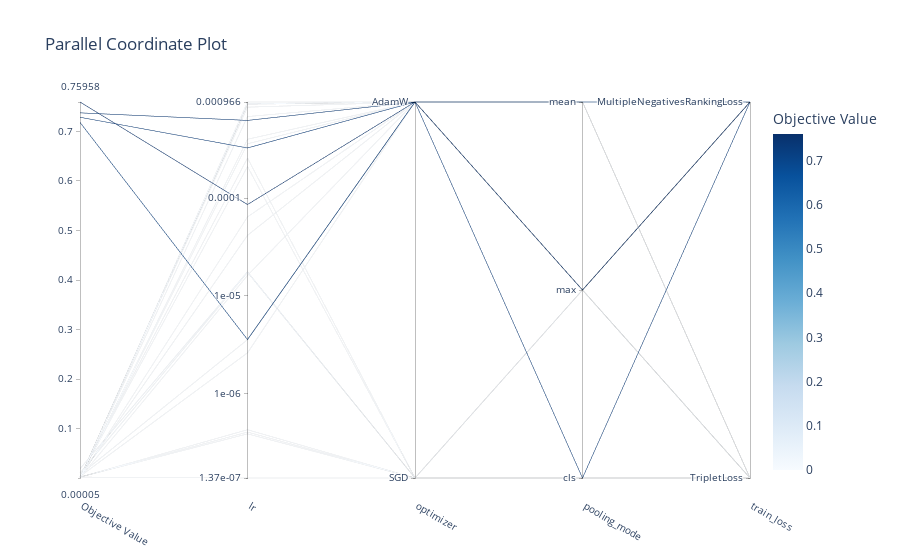

Here is the notebook cell this chart was saved with:
### Code cell
optuna.visualization.plot_parallel_coordinate(study)

### Figure 1 — Plotly figure (JSON) as saved in the notebook; plotly's stock layout.template omitted (floating-point values rounded to 4 significant figures)
{"data": [{"dimensions": [{"label": "Objective Value", "range": [5.28e-05, 0.7596], "values": [0.001815, 0.001816, 0.01006, 0.003304, 0.7287, 0.0008191, 0.001816, 0.00287, 0.01883, 0.001825, 0.7184, 0.003308, 0.003043, 0.006717, 0.0002958, 0.7596, 0.0001061, 9.798e-05, 0.7376, 0.0001032, 5.953e-05, 7.275e-05, 5.28e-05, 0.0001133, 0.0001269]}, {"label": "lr", "range": [-6.863, -3.015], "ticktext": ["1.37e-07", "1e-06", "1e-05", "0.0001", "0.000966"], "tickvals": [-6.863, -6, -5, -4, -3.015], "values": [-6.393, -6.863, -4.758, -3.589, -3.485, -4.79, -6.368, -3.676, -4.752, -6.411, -5.446, -5.582, -4.38, -5.447, -4.191, -4.064, -3.037, -3.164, -3.203, -3.068, -3.035, -3.015, -3.031, -3.396, -3.442]}, {"label": "optimizer", "range": [0, 1], "ticktext": ["SGD", "AdamW"], "tickvals": [0, 1], "values": [0, 0, 0, 0, 1, 1, 0, 0, 0, 0, 1, 1, 1, 1, 1, 1, 1, 1, 1, 1, 1, 1, 1, 1, 1]}, {"label": "pooling_mode", "range": [0, 2], "ticktext": ["cls", "max", "mean"], "tickvals": [0, 1, 2], "values": [0, 0, 1, 0, 0, 1, 0, 0, 1, 0, 2, 1, 2, 1, 1, 1, 1, 1, 1, 2, 2, 2, 2, 2, 2]}, {"label": "train_loss", "range": [0, 1], "ticktext": ["TripletLoss", "MultipleNegativesRankingLoss"], "tickvals": [0, 1], "values": [0, 0, 0, 0, 1, 0, 0, 0, 1, 0, 1, 0, 0, 0, 0, 1, 0, 0, 1, 0, 0, 0, 0, 0, 0]}], "labelangle": 30, "labelside": "bottom", "line": {"color": [0.001815, 0.001816, 0.01006, 0.003304, 0.7287, 0.0008191, 0.001816, 0.00287, 0.01883, 0.001825, 0.7184, 0.003308, 0.003043, 0.006717, 0.0002958, 0.7596, 0.0001061, 9.798e-05, 0.7376, 0.0001032, 5.953e-05, 7.275e-05, 5.28e-05, 0.0001133, 0.0001269], "colorbar": {"title": {"text": "Objective Value"}}, "colorscale": [[0, "rgb(247,251,255)"], [0.125, "rgb(222,235,247)"], [0.25, "rgb(198,219,239)"], [0.375, "rgb(158,202,225)"], [0.5, "rgb(107,174,214)"], [0.625, "rgb(66,146,198)"], [0.75, "rgb(33,113,181)"], [0.875, "rgb(8,81,156)"], [1, "rgb(8,48,107)"]], "reversescale": false, "showscale": true}, "type": "parcoords"}], "layout": {"title": {"text": "Parallel Coordinate Plot"}}}
